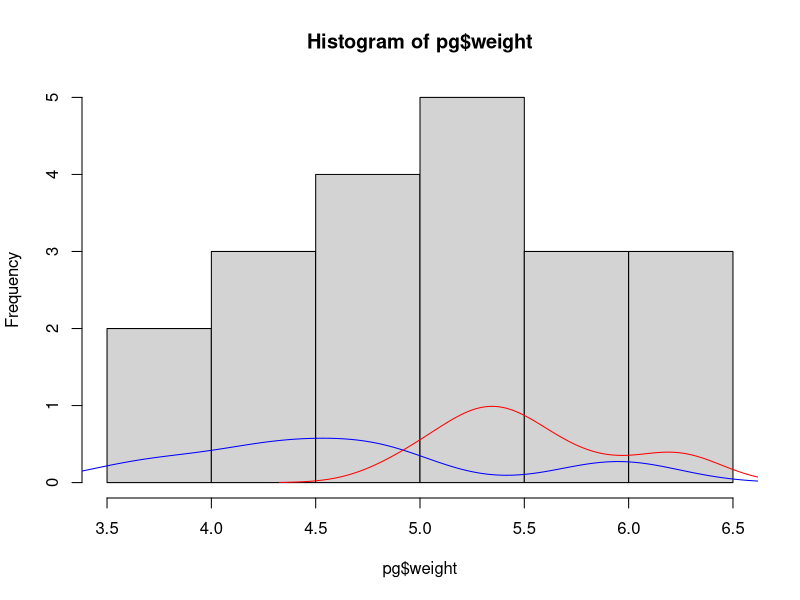
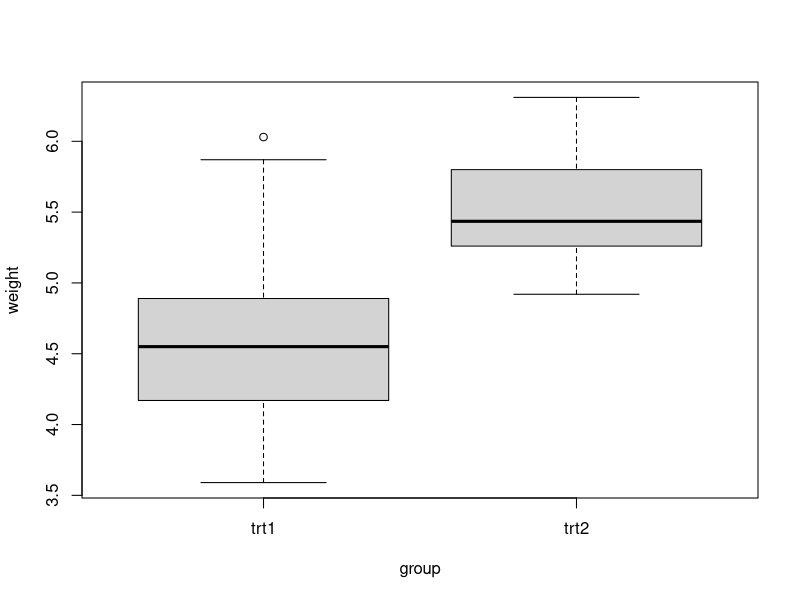

Here is the R script that generated these plots, in order:
data(PlantGrowth)
pg<-subset(PlantGrowth,group!='ctrl')
pg$group=factor(pg$group)

pg1=  pg[pg$group=='trt1',]
pg2=  pg[pg$group=='trt2',]

hist(pg$weight)
lines(density(pg1$weight), col='blue')
lines(density(pg2$weight), col='red')

boxplot(weight~group, data=pg)

# data weights from mixture of two treatments
DATA = pg$weight
UNK = pg$group

# our model is that the weights are drawn either from one treatment or another but treatment identity (col 2) is unknown
PAR = c(tau=0.5, mu1=4.5, mu2=5.5, sigma1=1, sigma2=1.2) 

#E 
# 
# calculates the conditional expectation of the log likelihood for the complete data, (E_{UNK|DATA,PAR}) log L(PAR|DATA, UNK) given observed data (D) and parameter estimates (P)
# 
E<-function(P, D){
	# calculates p(D | P)
	
	#find the conditional 
	
	}




# M 
